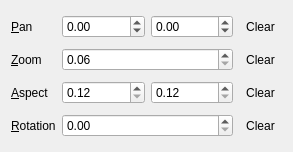
<?xml version="1.0" encoding="UTF-8"?>
<ui version="4.0">
 <class>TransformWidget</class>
 <widget class="QWidget" name="TransformWidget">
  <property name="geometry">
   <rect>
    <x>0</x>
    <y>0</y>
    <width>293</width>
    <height>152</height>
   </rect>
  </property>
  <property name="sizePolicy">
   <sizepolicy hsizetype="Preferred" vsizetype="Fixed">
    <horstretch>0</horstretch>
    <verstretch>0</verstretch>
   </sizepolicy>
  </property>
  <property name="windowTitle">
   <string>Form</string>
  </property>
  <layout class="QGridLayout" name="gridLayout">
   <item row="3" column="0">
    <widget class="QLabel" name="rotationLabel">
     <property name="sizePolicy">
      <sizepolicy hsizetype="Fixed" vsizetype="Preferred">
       <horstretch>0</horstretch>
       <verstretch>0</verstretch>
      </sizepolicy>
     </property>
     <property name="text">
      <string>&amp;Rotation</string>
     </property>
     <property name="buddy">
      <cstring>rotationSpinBox</cstring>
     </property>
    </widget>
   </item>
   <item row="1" column="1" colspan="2">
    <widget class="QDoubleSpinBox" name="zoomSpinBox">
     <property name="enabled">
      <bool>true</bool>
     </property>
     <property name="sizePolicy">
      <sizepolicy hsizetype="Minimum" vsizetype="Fixed">
       <horstretch>0</horstretch>
       <verstretch>0</verstretch>
      </sizepolicy>
     </property>
     <property name="frame">
      <bool>true</bool>
     </property>
     <property name="decimals">
      <number>2</number>
     </property>
     <property name="minimum">
      <double>0.060000000000000</double>
     </property>
     <property name="maximum">
      <double>256.000000000000000</double>
     </property>
     <property name="singleStep">
      <double>2.000000000000000</double>
     </property>
     <property name="value">
      <double>0.060000000000000</double>
     </property>
    </widget>
   </item>
   <item row="2" column="0">
    <widget class="QLabel" name="pixelAspectLabel">
     <property name="sizePolicy">
      <sizepolicy hsizetype="Fixed" vsizetype="Preferred">
       <horstretch>0</horstretch>
       <verstretch>0</verstretch>
      </sizepolicy>
     </property>
     <property name="text">
      <string>&amp;Aspect</string>
     </property>
     <property name="buddy">
      <cstring>pixelAspectXSpinBox</cstring>
     </property>
    </widget>
   </item>
   <item row="1" column="4">
    <widget class="QToolButton" name="zoomClearButton">
     <property name="sizePolicy">
      <sizepolicy hsizetype="Fixed" vsizetype="Fixed">
       <horstretch>0</horstretch>
       <verstretch>0</verstretch>
      </sizepolicy>
     </property>
     <property name="focusPolicy">
      <enum>Qt::NoFocus</enum>
     </property>
     <property name="text">
      <string>Clear</string>
     </property>
     <property name="icon">
      <iconset theme="edit-clear">
       <normaloff/>
      </iconset>
     </property>
     <property name="iconSize">
      <size>
       <width>16</width>
       <height>16</height>
      </size>
     </property>
     <property name="autoRaise">
      <bool>true</bool>
     </property>
    </widget>
   </item>
   <item row="0" column="4">
    <widget class="QToolButton" name="panClearButton">
     <property name="sizePolicy">
      <sizepolicy hsizetype="Fixed" vsizetype="Fixed">
       <horstretch>0</horstretch>
       <verstretch>0</verstretch>
      </sizepolicy>
     </property>
     <property name="focusPolicy">
      <enum>Qt::NoFocus</enum>
     </property>
     <property name="text">
      <string>Clear</string>
     </property>
     <property name="icon">
      <iconset theme="edit-clear">
       <normaloff/>
      </iconset>
     </property>
     <property name="iconSize">
      <size>
       <width>16</width>
       <height>16</height>
      </size>
     </property>
     <property name="autoRaise">
      <bool>true</bool>
     </property>
    </widget>
   </item>
   <item row="0" column="0">
    <widget class="QLabel" name="panLabel">
     <property name="sizePolicy">
      <sizepolicy hsizetype="Fixed" vsizetype="Preferred">
       <horstretch>0</horstretch>
       <verstretch>0</verstretch>
      </sizepolicy>
     </property>
     <property name="text">
      <string>&amp;Pan</string>
     </property>
     <property name="buddy">
      <cstring>panXSpinBox</cstring>
     </property>
    </widget>
   </item>
   <item row="2" column="4">
    <widget class="QToolButton" name="pixelAspectClearButton">
     <property name="sizePolicy">
      <sizepolicy hsizetype="Fixed" vsizetype="Fixed">
       <horstretch>0</horstretch>
       <verstretch>0</verstretch>
      </sizepolicy>
     </property>
     <property name="focusPolicy">
      <enum>Qt::NoFocus</enum>
     </property>
     <property name="text">
      <string>Clear</string>
     </property>
     <property name="icon">
      <iconset theme="edit-clear">
       <normaloff/>
      </iconset>
     </property>
     <property name="iconSize">
      <size>
       <width>16</width>
       <height>16</height>
      </size>
     </property>
     <property name="autoRaise">
      <bool>true</bool>
     </property>
    </widget>
   </item>
   <item row="2" column="1">
    <widget class="QDoubleSpinBox" name="pixelAspectXSpinBox">
     <property name="enabled">
      <bool>true</bool>
     </property>
     <property name="sizePolicy">
      <sizepolicy hsizetype="Minimum" vsizetype="Fixed">
       <horstretch>0</horstretch>
       <verstretch>0</verstretch>
      </sizepolicy>
     </property>
     <property name="decimals">
      <number>2</number>
     </property>
     <property name="minimum">
      <double>0.120000000000000</double>
     </property>
     <property name="maximum">
      <double>8.000000000000000</double>
     </property>
     <property name="singleStep">
      <double>0.100000000000000</double>
     </property>
     <property name="value">
      <double>0.120000000000000</double>
     </property>
    </widget>
   </item>
   <item row="0" column="2">
    <widget class="QDoubleSpinBox" name="panYSpinBox">
     <property name="enabled">
      <bool>true</bool>
     </property>
     <property name="sizePolicy">
      <sizepolicy hsizetype="Minimum" vsizetype="Fixed">
       <horstretch>0</horstretch>
       <verstretch>0</verstretch>
      </sizepolicy>
     </property>
     <property name="suffix">
      <string/>
     </property>
     <property name="decimals">
      <number>2</number>
     </property>
     <property name="minimum">
      <double>-8192.000000000000000</double>
     </property>
     <property name="maximum">
      <double>8192.000000000000000</double>
     </property>
     <property name="singleStep">
      <double>16.000000000000000</double>
     </property>
     <property name="value">
      <double>0.000000000000000</double>
     </property>
    </widget>
   </item>
   <item row="3" column="4">
    <widget class="QToolButton" name="rotationClearButton">
     <property name="sizePolicy">
      <sizepolicy hsizetype="Fixed" vsizetype="Fixed">
       <horstretch>0</horstretch>
       <verstretch>0</verstretch>
      </sizepolicy>
     </property>
     <property name="focusPolicy">
      <enum>Qt::NoFocus</enum>
     </property>
     <property name="text">
      <string>Clear</string>
     </property>
     <property name="icon">
      <iconset theme="edit-clear">
       <normaloff/>
      </iconset>
     </property>
     <property name="iconSize">
      <size>
       <width>16</width>
       <height>16</height>
      </size>
     </property>
     <property name="autoRaise">
      <bool>true</bool>
     </property>
    </widget>
   </item>
   <item row="1" column="0">
    <widget class="QLabel" name="zoomLabel">
     <property name="sizePolicy">
      <sizepolicy hsizetype="Fixed" vsizetype="Preferred">
       <horstretch>0</horstretch>
       <verstretch>0</verstretch>
      </sizepolicy>
     </property>
     <property name="text">
      <string>&amp;Zoom</string>
     </property>
     <property name="buddy">
      <cstring>zoomSpinBox</cstring>
     </property>
    </widget>
   </item>
   <item row="0" column="1">
    <widget class="QDoubleSpinBox" name="panXSpinBox">
     <property name="enabled">
      <bool>true</bool>
     </property>
     <property name="sizePolicy">
      <sizepolicy hsizetype="Minimum" vsizetype="Fixed">
       <horstretch>0</horstretch>
       <verstretch>0</verstretch>
      </sizepolicy>
     </property>
     <property name="decimals">
      <number>2</number>
     </property>
     <property name="minimum">
      <double>-8192.000000000000000</double>
     </property>
     <property name="maximum">
      <double>8192.000000000000000</double>
     </property>
     <property name="singleStep">
      <double>16.000000000000000</double>
     </property>
     <property name="value">
      <double>0.000000000000000</double>
     </property>
    </widget>
   </item>
   <item row="3" column="1" colspan="2">
    <widget class="QDoubleSpinBox" name="rotationSpinBox">
     <property name="enabled">
      <bool>true</bool>
     </property>
     <property name="sizePolicy">
      <sizepolicy hsizetype="Minimum" vsizetype="Fixed">
       <horstretch>0</horstretch>
       <verstretch>0</verstretch>
      </sizepolicy>
     </property>
     <property name="wrapping">
      <bool>false</bool>
     </property>
     <property name="accelerated">
      <bool>false</bool>
     </property>
     <property name="decimals">
      <number>2</number>
     </property>
     <property name="maximum">
      <double>360.000000000000000</double>
     </property>
     <property name="singleStep">
      <double>15.000000000000000</double>
     </property>
     <property name="value">
      <double>0.000000000000000</double>
     </property>
    </widget>
   </item>
   <item row="2" column="2">
    <widget class="QDoubleSpinBox" name="pixelAspectYSpinBox">
     <property name="enabled">
      <bool>true</bool>
     </property>
     <property name="sizePolicy">
      <sizepolicy hsizetype="Minimum" vsizetype="Fixed">
       <horstretch>0</horstretch>
       <verstretch>0</verstretch>
      </sizepolicy>
     </property>
     <property name="decimals">
      <number>2</number>
     </property>
     <property name="minimum">
      <double>0.120000000000000</double>
     </property>
     <property name="maximum">
      <double>8.000000000000000</double>
     </property>
     <property name="singleStep">
      <double>0.100000000000000</double>
     </property>
     <property name="value">
      <double>0.120000000000000</double>
     </property>
    </widget>
   </item>
  </layout>
 </widget>
 <resources/>
 <connections/>
</ui>
